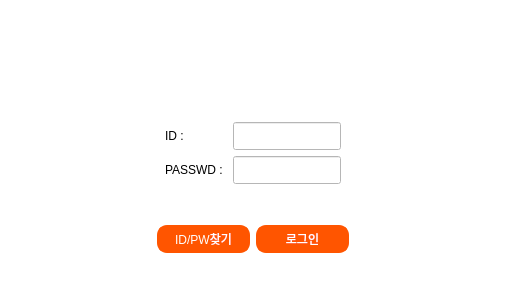
<?xml version="1.0" encoding="UTF-8"?>
<ui version="4.0">
 <class>MainWindow</class>
 <widget class="QMainWindow" name="MainWindow">
  <property name="geometry">
   <rect>
    <x>0</x>
    <y>0</y>
    <width>506</width>
    <height>298</height>
   </rect>
  </property>
  <property name="palette">
   <palette>
    <active>
     <colorrole role="WindowText">
      <brush brushstyle="SolidPattern">
       <color alpha="255">
        <red>0</red>
        <green>0</green>
        <blue>0</blue>
       </color>
      </brush>
     </colorrole>
     <colorrole role="Button">
      <brush brushstyle="SolidPattern">
       <color alpha="255">
        <red>255</red>
        <green>255</green>
        <blue>255</blue>
       </color>
      </brush>
     </colorrole>
     <colorrole role="Light">
      <brush brushstyle="SolidPattern">
       <color alpha="255">
        <red>255</red>
        <green>255</green>
        <blue>255</blue>
       </color>
      </brush>
     </colorrole>
     <colorrole role="Midlight">
      <brush brushstyle="SolidPattern">
       <color alpha="255">
        <red>255</red>
        <green>255</green>
        <blue>255</blue>
       </color>
      </brush>
     </colorrole>
     <colorrole role="Dark">
      <brush brushstyle="SolidPattern">
       <color alpha="255">
        <red>127</red>
        <green>127</green>
        <blue>127</blue>
       </color>
      </brush>
     </colorrole>
     <colorrole role="Mid">
      <brush brushstyle="SolidPattern">
       <color alpha="255">
        <red>170</red>
        <green>170</green>
        <blue>170</blue>
       </color>
      </brush>
     </colorrole>
     <colorrole role="Text">
      <brush brushstyle="SolidPattern">
       <color alpha="255">
        <red>0</red>
        <green>0</green>
        <blue>0</blue>
       </color>
      </brush>
     </colorrole>
     <colorrole role="BrightText">
      <brush brushstyle="SolidPattern">
       <color alpha="255">
        <red>255</red>
        <green>255</green>
        <blue>255</blue>
       </color>
      </brush>
     </colorrole>
     <colorrole role="ButtonText">
      <brush brushstyle="SolidPattern">
       <color alpha="255">
        <red>0</red>
        <green>0</green>
        <blue>0</blue>
       </color>
      </brush>
     </colorrole>
     <colorrole role="Base">
      <brush brushstyle="SolidPattern">
       <color alpha="255">
        <red>255</red>
        <green>255</green>
        <blue>255</blue>
       </color>
      </brush>
     </colorrole>
     <colorrole role="Window">
      <brush brushstyle="SolidPattern">
       <color alpha="255">
        <red>255</red>
        <green>255</green>
        <blue>255</blue>
       </color>
      </brush>
     </colorrole>
     <colorrole role="Shadow">
      <brush brushstyle="SolidPattern">
       <color alpha="255">
        <red>0</red>
        <green>0</green>
        <blue>0</blue>
       </color>
      </brush>
     </colorrole>
     <colorrole role="AlternateBase">
      <brush brushstyle="SolidPattern">
       <color alpha="255">
        <red>255</red>
        <green>255</green>
        <blue>255</blue>
       </color>
      </brush>
     </colorrole>
     <colorrole role="ToolTipBase">
      <brush brushstyle="SolidPattern">
       <color alpha="255">
        <red>255</red>
        <green>255</green>
        <blue>220</blue>
       </color>
      </brush>
     </colorrole>
     <colorrole role="ToolTipText">
      <brush brushstyle="SolidPattern">
       <color alpha="255">
        <red>0</red>
        <green>0</green>
        <blue>0</blue>
       </color>
      </brush>
     </colorrole>
     <colorrole role="PlaceholderText">
      <brush brushstyle="SolidPattern">
       <color alpha="128">
        <red>0</red>
        <green>0</green>
        <blue>0</blue>
       </color>
      </brush>
     </colorrole>
    </active>
    <inactive>
     <colorrole role="WindowText">
      <brush brushstyle="SolidPattern">
       <color alpha="255">
        <red>0</red>
        <green>0</green>
        <blue>0</blue>
       </color>
      </brush>
     </colorrole>
     <colorrole role="Button">
      <brush brushstyle="SolidPattern">
       <color alpha="255">
        <red>255</red>
        <green>255</green>
        <blue>255</blue>
       </color>
      </brush>
     </colorrole>
     <colorrole role="Light">
      <brush brushstyle="SolidPattern">
       <color alpha="255">
        <red>255</red>
        <green>255</green>
        <blue>255</blue>
       </color>
      </brush>
     </colorrole>
     <colorrole role="Midlight">
      <brush brushstyle="SolidPattern">
       <color alpha="255">
        <red>255</red>
        <green>255</green>
        <blue>255</blue>
       </color>
      </brush>
     </colorrole>
     <colorrole role="Dark">
      <brush brushstyle="SolidPattern">
       <color alpha="255">
        <red>127</red>
        <green>127</green>
        <blue>127</blue>
       </color>
      </brush>
     </colorrole>
     <colorrole role="Mid">
      <brush brushstyle="SolidPattern">
       <color alpha="255">
        <red>170</red>
        <green>170</green>
        <blue>170</blue>
       </color>
      </brush>
     </colorrole>
     <colorrole role="Text">
      <brush brushstyle="SolidPattern">
       <color alpha="255">
        <red>0</red>
        <green>0</green>
        <blue>0</blue>
       </color>
      </brush>
     </colorrole>
     <colorrole role="BrightText">
      <brush brushstyle="SolidPattern">
       <color alpha="255">
        <red>255</red>
        <green>255</green>
        <blue>255</blue>
       </color>
      </brush>
     </colorrole>
     <colorrole role="ButtonText">
      <brush brushstyle="SolidPattern">
       <color alpha="255">
        <red>0</red>
        <green>0</green>
        <blue>0</blue>
       </color>
      </brush>
     </colorrole>
     <colorrole role="Base">
      <brush brushstyle="SolidPattern">
       <color alpha="255">
        <red>255</red>
        <green>255</green>
        <blue>255</blue>
       </color>
      </brush>
     </colorrole>
     <colorrole role="Window">
      <brush brushstyle="SolidPattern">
       <color alpha="255">
        <red>255</red>
        <green>255</green>
        <blue>255</blue>
       </color>
      </brush>
     </colorrole>
     <colorrole role="Shadow">
      <brush brushstyle="SolidPattern">
       <color alpha="255">
        <red>0</red>
        <green>0</green>
        <blue>0</blue>
       </color>
      </brush>
     </colorrole>
     <colorrole role="AlternateBase">
      <brush brushstyle="SolidPattern">
       <color alpha="255">
        <red>255</red>
        <green>255</green>
        <blue>255</blue>
       </color>
      </brush>
     </colorrole>
     <colorrole role="ToolTipBase">
      <brush brushstyle="SolidPattern">
       <color alpha="255">
        <red>255</red>
        <green>255</green>
        <blue>220</blue>
       </color>
      </brush>
     </colorrole>
     <colorrole role="ToolTipText">
      <brush brushstyle="SolidPattern">
       <color alpha="255">
        <red>0</red>
        <green>0</green>
        <blue>0</blue>
       </color>
      </brush>
     </colorrole>
     <colorrole role="PlaceholderText">
      <brush brushstyle="SolidPattern">
       <color alpha="128">
        <red>0</red>
        <green>0</green>
        <blue>0</blue>
       </color>
      </brush>
     </colorrole>
    </inactive>
    <disabled>
     <colorrole role="WindowText">
      <brush brushstyle="SolidPattern">
       <color alpha="255">
        <red>127</red>
        <green>127</green>
        <blue>127</blue>
       </color>
      </brush>
     </colorrole>
     <colorrole role="Button">
      <brush brushstyle="SolidPattern">
       <color alpha="255">
        <red>255</red>
        <green>255</green>
        <blue>255</blue>
       </color>
      </brush>
     </colorrole>
     <colorrole role="Light">
      <brush brushstyle="SolidPattern">
       <color alpha="255">
        <red>255</red>
        <green>255</green>
        <blue>255</blue>
       </color>
      </brush>
     </colorrole>
     <colorrole role="Midlight">
      <brush brushstyle="SolidPattern">
       <color alpha="255">
        <red>255</red>
        <green>255</green>
        <blue>255</blue>
       </color>
      </brush>
     </colorrole>
     <colorrole role="Dark">
      <brush brushstyle="SolidPattern">
       <color alpha="255">
        <red>127</red>
        <green>127</green>
        <blue>127</blue>
       </color>
      </brush>
     </colorrole>
     <colorrole role="Mid">
      <brush brushstyle="SolidPattern">
       <color alpha="255">
        <red>170</red>
        <green>170</green>
        <blue>170</blue>
       </color>
      </brush>
     </colorrole>
     <colorrole role="Text">
      <brush brushstyle="SolidPattern">
       <color alpha="255">
        <red>127</red>
        <green>127</green>
        <blue>127</blue>
       </color>
      </brush>
     </colorrole>
     <colorrole role="BrightText">
      <brush brushstyle="SolidPattern">
       <color alpha="255">
        <red>255</red>
        <green>255</green>
        <blue>255</blue>
       </color>
      </brush>
     </colorrole>
     <colorrole role="ButtonText">
      <brush brushstyle="SolidPattern">
       <color alpha="255">
        <red>127</red>
        <green>127</green>
        <blue>127</blue>
       </color>
      </brush>
     </colorrole>
     <colorrole role="Base">
      <brush brushstyle="SolidPattern">
       <color alpha="255">
        <red>255</red>
        <green>255</green>
        <blue>255</blue>
       </color>
      </brush>
     </colorrole>
     <colorrole role="Window">
      <brush brushstyle="SolidPattern">
       <color alpha="255">
        <red>255</red>
        <green>255</green>
        <blue>255</blue>
       </color>
      </brush>
     </colorrole>
     <colorrole role="Shadow">
      <brush brushstyle="SolidPattern">
       <color alpha="255">
        <red>0</red>
        <green>0</green>
        <blue>0</blue>
       </color>
      </brush>
     </colorrole>
     <colorrole role="AlternateBase">
      <brush brushstyle="SolidPattern">
       <color alpha="255">
        <red>255</red>
        <green>255</green>
        <blue>255</blue>
       </color>
      </brush>
     </colorrole>
     <colorrole role="ToolTipBase">
      <brush brushstyle="SolidPattern">
       <color alpha="255">
        <red>255</red>
        <green>255</green>
        <blue>220</blue>
       </color>
      </brush>
     </colorrole>
     <colorrole role="ToolTipText">
      <brush brushstyle="SolidPattern">
       <color alpha="255">
        <red>0</red>
        <green>0</green>
        <blue>0</blue>
       </color>
      </brush>
     </colorrole>
     <colorrole role="PlaceholderText">
      <brush brushstyle="SolidPattern">
       <color alpha="128">
        <red>0</red>
        <green>0</green>
        <blue>0</blue>
       </color>
      </brush>
     </colorrole>
    </disabled>
   </palette>
  </property>
  <property name="windowTitle">
   <string/>
  </property>
  <property name="windowIcon">
   <iconset>
    <normaloff>windowicon.jpg</normaloff>windowicon.jpg</iconset>
  </property>
  <property name="styleSheet">
   <string notr="true">background-color:white;
</string>
  </property>
  <widget class="QWidget" name="login">
   <layout class="QVBoxLayout" name="verticalLayout">
    <item>
     <layout class="QVBoxLayout" name="loginLayout" stretch="1,1,1,1,1,1,1">
      <property name="spacing">
       <number>6</number>
      </property>
      <property name="sizeConstraint">
       <enum>QLayout::SetDefaultConstraint</enum>
      </property>
      <item>
       <spacer name="verticalSpacer_5">
        <property name="orientation">
         <enum>Qt::Vertical</enum>
        </property>
        <property name="sizeHint" stdset="0">
         <size>
          <width>20</width>
          <height>40</height>
         </size>
        </property>
       </spacer>
      </item>
      <item>
       <layout class="QHBoxLayout" name="horizontalLayout">
        <item>
         <spacer name="horizontalSpacer">
          <property name="orientation">
           <enum>Qt::Horizontal</enum>
          </property>
          <property name="sizeHint" stdset="0">
           <size>
            <width>40</width>
            <height>20</height>
           </size>
          </property>
         </spacer>
        </item>
        <item>
         <widget class="QLabel" name="label">
          <property name="sizePolicy">
           <sizepolicy hsizetype="Maximum" vsizetype="Preferred">
            <horstretch>0</horstretch>
            <verstretch>0</verstretch>
           </sizepolicy>
          </property>
          <property name="minimumSize">
           <size>
            <width>64</width>
            <height>8</height>
           </size>
          </property>
          <property name="text">
           <string/>
          </property>
          <property name="pixmap">
           <pixmap>nori.png</pixmap>
          </property>
         </widget>
        </item>
        <item>
         <spacer name="horizontalSpacer_2">
          <property name="orientation">
           <enum>Qt::Horizontal</enum>
          </property>
          <property name="sizeHint" stdset="0">
           <size>
            <width>40</width>
            <height>20</height>
           </size>
          </property>
         </spacer>
        </item>
       </layout>
      </item>
      <item>
       <spacer name="verticalSpacer_2">
        <property name="orientation">
         <enum>Qt::Vertical</enum>
        </property>
        <property name="sizeHint" stdset="0">
         <size>
          <width>20</width>
          <height>40</height>
         </size>
        </property>
       </spacer>
      </item>
      <item>
       <layout class="QHBoxLayout" name="horizontalLayout_2">
        <item>
         <spacer name="horizontalSpacer_3">
          <property name="orientation">
           <enum>Qt::Horizontal</enum>
          </property>
          <property name="sizeHint" stdset="0">
           <size>
            <width>40</width>
            <height>20</height>
           </size>
          </property>
         </spacer>
        </item>
        <item>
         <layout class="QGridLayout" name="gridLayout">
          <item row="0" column="0">
           <widget class="QLabel" name="label_3">
            <property name="text">
             <string>ID : </string>
            </property>
           </widget>
          </item>
          <item row="1" column="0">
           <widget class="QLabel" name="label_2">
            <property name="text">
             <string>PASSWD : </string>
            </property>
           </widget>
          </item>
          <item row="0" column="1">
           <widget class="QLineEdit" name="idlineEdit">
            <property name="minimumSize">
             <size>
              <width>0</width>
              <height>28</height>
             </size>
            </property>
            <property name="maximumSize">
             <size>
              <width>16777215</width>
              <height>28</height>
             </size>
            </property>
           </widget>
          </item>
          <item row="1" column="1">
           <widget class="QLineEdit" name="passwdlineEdit">
            <property name="minimumSize">
             <size>
              <width>0</width>
              <height>28</height>
             </size>
            </property>
            <property name="maximumSize">
             <size>
              <width>16777215</width>
              <height>28</height>
             </size>
            </property>
           </widget>
          </item>
         </layout>
        </item>
        <item>
         <spacer name="horizontalSpacer_4">
          <property name="orientation">
           <enum>Qt::Horizontal</enum>
          </property>
          <property name="sizeHint" stdset="0">
           <size>
            <width>40</width>
            <height>20</height>
           </size>
          </property>
         </spacer>
        </item>
       </layout>
      </item>
      <item>
       <spacer name="verticalSpacer">
        <property name="orientation">
         <enum>Qt::Vertical</enum>
        </property>
        <property name="sizeHint" stdset="0">
         <size>
          <width>20</width>
          <height>40</height>
         </size>
        </property>
       </spacer>
      </item>
      <item>
       <layout class="QHBoxLayout" name="horizontalLayout_4">
        <item>
         <layout class="QHBoxLayout" name="horizontalLayout_3">
          <item>
           <widget class="QPushButton" name="findBtn">
            <property name="minimumSize">
             <size>
              <width>93</width>
              <height>28</height>
             </size>
            </property>
            <property name="maximumSize">
             <size>
              <width>93</width>
              <height>28</height>
             </size>
            </property>
            <property name="styleSheet">
             <string notr="true">background-color: #ff5500;
border-radius : 10px; 
border : 2px solid #ff5500;
color: white;
</string>
            </property>
            <property name="text">
             <string>ID/PW찾기</string>
            </property>
           </widget>
          </item>
          <item>
           <widget class="QPushButton" name="loginBtn">
            <property name="minimumSize">
             <size>
              <width>93</width>
              <height>28</height>
             </size>
            </property>
            <property name="maximumSize">
             <size>
              <width>93</width>
              <height>28</height>
             </size>
            </property>
            <property name="styleSheet">
             <string notr="true">background-color: #ff5500;
border-radius : 10px; 
border : 2px solid #ff5500;
color: white;
</string>
            </property>
            <property name="text">
             <string>로그인</string>
            </property>
           </widget>
          </item>
         </layout>
        </item>
       </layout>
      </item>
      <item>
       <spacer name="verticalSpacer_3">
        <property name="orientation">
         <enum>Qt::Vertical</enum>
        </property>
        <property name="sizeHint" stdset="0">
         <size>
          <width>20</width>
          <height>40</height>
         </size>
        </property>
       </spacer>
      </item>
     </layout>
    </item>
   </layout>
  </widget>
 </widget>
 <resources/>
 <connections/>
</ui>
